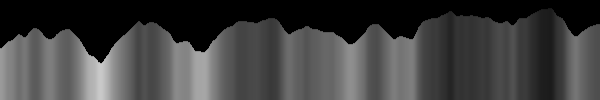
Frame 1 (no input)
Frame 60 (the mouse pressed at the canvas centre just before this capture): identical to frame 1, image omitted
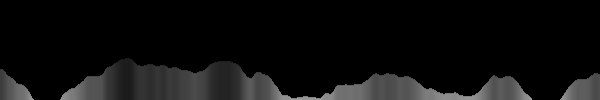
Frame 120 (the mouse held since frame 60 and released just before this capture)

The Processing sketch that drew these frames (run headless with seeded random() and noise(); from frame 60 on, the mouse is pressed at the canvas centre):

// Processing sketch: tutorial3_number7
// ── tutorial3_number7.pde

float xoff = 0.0;

void setup(){
  size(600,100);
}

float noiseScale = 0.02;

void draw() {
  background(0);
  for (int x=0; x < width; x++) {
    float noiseVal = noise((mouseX+x)*noiseScale, mouseY*noiseScale);
    stroke(noiseVal*255);
    line(x, mouseY+noiseVal*80, x, height);
  }
}
